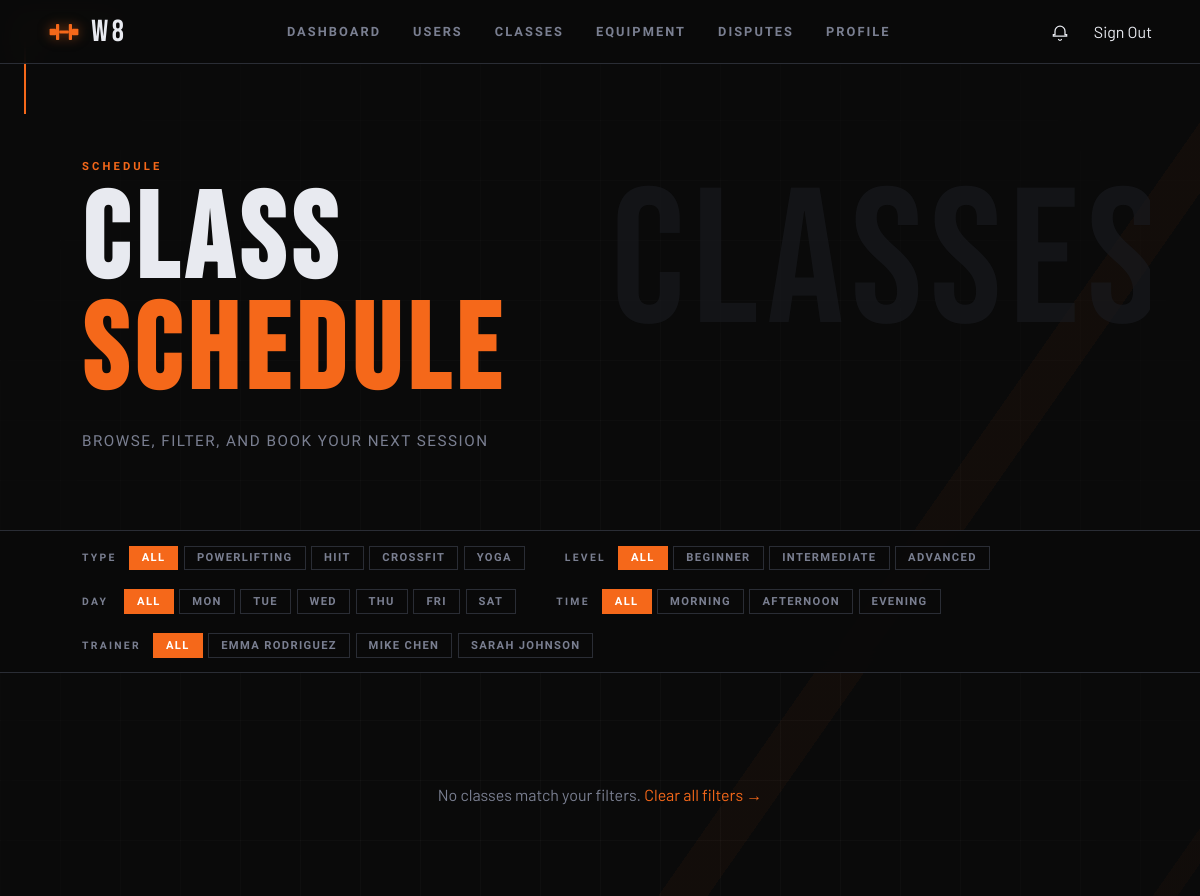
The page /pages/classes.php (signed in, upper part) on the database as committed earlier.
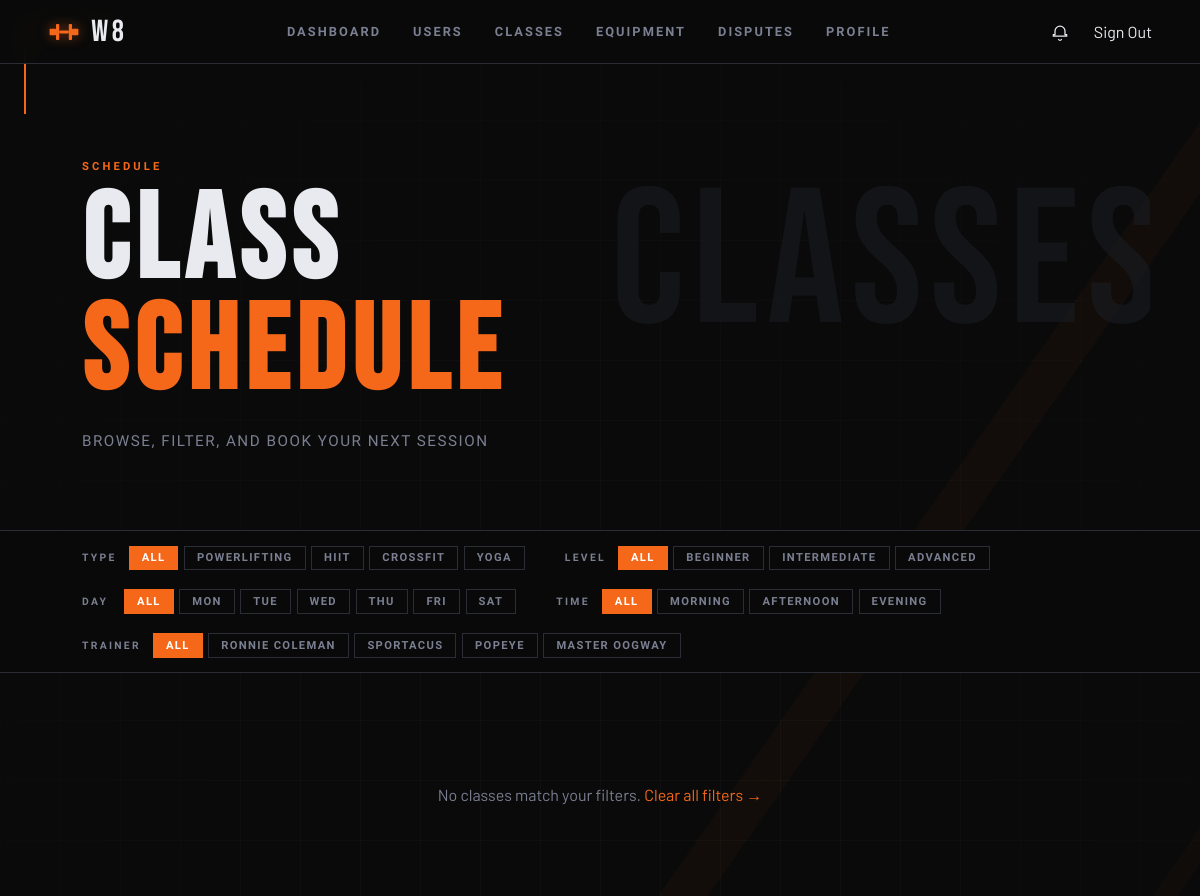
The same page on the database as committed later.
### tables this page shows
CREATE TABLE users (
  id             INTEGER PRIMARY KEY AUTOINCREMENT,
  username       TEXT    NOT NULL UNIQUE,
  email          TEXT    NOT NULL UNIQUE,
  password_hash  TEXT    NOT NULL,
  first_name     TEXT    NOT NULL,
  last_name      TEXT    NOT NULL,
  phone          TEXT    DEFAULT NULL,
  date_of_birth  TEXT    DEFAULT NULL,   -- ISO-8601: YYYY-MM-DD
  photo_path     TEXT    DEFAULT NULL,   -- stored relative path
  role           TEXT    NOT NULL DEFAULT 'member'
                         CHECK (role IN ('member','trainer','admin')),
  is_active      INTEGER NOT NULL DEFAULT 1,
  created_at     TEXT    NOT NULL DEFAULT (datetime('now')),
  updated_at     TEXT    NOT NULL DEFAULT (datetime('now'))
  -- NOTE: update updated_at via UPDATE trigger or in application code
);

### database/seed_demo.php (called while the page is built, shortened)
<?php
function ensure_demo_weekly_schedule(PDO $db): void {
    $trainers = [
        'ronniec'  => ['email' => 'ronnie@w8gym.com',     'first' => 'Ronnie',   'last' => 'Coleman', 'phone' => '555-1001', 'photo' => 'images/ronnie.jpg',    'specialty' => 'strength',  'bio' => '8 time Mr. Olympia, now focused on strength training.',               'certs' => 'Strength coaching, powerlifting technique, contest prep', 'years' => 8],
        'sportacus'=> ['email' => 'sportacus@w8gym.com',  'first' => 'Sportacus','last' => '',        'phone' => '555-1002', 'photo' => 'images/sportacus.jpg', 'specialty' => 'cardio',    'bio' => 'Aerobics world champion focused on performance and conditioning.',    'certs' => 'HIIT coaching, mobility, athletic conditioning',          'years' => 10],
        'popeye'   => ['email' => 'popeye@w8gym.com',     'first' => 'Popeye',   'last' => '',        'phone' => '555-1003', 'photo' => 'images/popeye.jpg',    'specialty' => 'crossfit',  'bio' => 'Specialist in movement quality and injury prevention.',               'certs' => 'CrossFit L2, Olympic lifting, movement screening',        'years' => 6],
        'oogway'   => ['email' => 'oogway@w8gym.com',     'first' => 'Master',   'last' => 'Oogway',  'phone' => '555-1004', 'photo' => 'images/oogway.jpg',    'specialty' => 'yoga',      'bio' => 'Yoga instructor focused on recovery, breathwork and relaxation.',     'certs' => 'RYT-200, recovery coaching, breathwork',                  'years' => 12],
    ];
}

### pages/classes.php (the view, shortened to what the changed rows need)
<?php
$db    = get_db();
require_once __DIR__ . '/../database/seed_demo.php';
function selected_values(string $param, array $allowed): array {
    $raw = $_GET[$param] ?? '';
    if (is_array($raw)) {
        $parts = $raw;
    } else {
        $parts = explode(',', (string)$raw);
    }
    $values = [];
    foreach ($parts as $value) {
        $value = trim((string)$value);
    }
    return array_values(array_unique($values));
}
function selected_int_values(string $param, array $allowed): array {
    $raw = $_GET[$param] ?? '';
    if (is_array($raw)) {
        $parts = $raw;
    } else {
        $parts = explode(',', (string)$raw);
    }
    $values = [];
    foreach ($parts as $value) {
        $value = (int)$value;
    }
    return array_values(array_unique($values));
}
function add_in_filter(array &$where, array &$params, string $column, array $values): void {
    if (!$values) return;
}
$valid_types = ['powerlifting', 'hiit', 'crossfit', 'yoga'];
$valid_levels = ['beginner', 'intermediate', 'advanced'];
$filter_types = selected_values('type', $valid_types);
$filter_levels = selected_values('level', $valid_levels);
$trainers = $db->query(
    'SELECT u.id, u.first_name, u.last_name FROM users u
     JOIN classes c ON c.trainer_id = u.id
     WHERE u.role = "trainer" AND u.is_active = 1 AND c.is_active = 1
     GROUP BY u.id
     ORDER BY CASE u.username
                WHEN "ronniec" THEN 1
                WHEN "sportacus" THEN 2
                WHEN "popeye" THEN 3
                WHEN "oogway" THEN 4
                ELSE 5
              END,
              u.first_name'
)->fetchAll();
$valid_trainer_ids = array_map(static fn($t) => (int)$t['id'], $trainers);
$filter_trainers = selected_int_values('trainer', $valid_trainer_ids);
$week_start_ts = strtotime('monday next week');
$week_end_ts = strtotime('+7 days', $week_start_ts);
$week_start = date('Y-m-d 00:00:00', $week_start_ts);
$week_end = date('Y-m-d 00:00:00', $week_end_ts);
$where  = ['cs.scheduled_at >= ?', 'cs.scheduled_at < ?', 'cs.status = "scheduled"', 'c.is_active = 1'];
$params = [$week_start, $week_end];
add_in_filter($where, $params, 'c.type', $filter_types);
add_in_filter($where, $params, 'c.level', $filter_levels);
add_in_filter($where, $params, 'c.trainer_id', $filter_trainers);
function is_active_filter(string $param, string $value): string {
    $allowed = [
        'type' => ['powerlifting', 'hiit', 'crossfit', 'yoga'],
        'level' => ['beginner', 'intermediate', 'advanced'],
        'day' => ['mon', 'tue', 'wed', 'thu', 'fri', 'sat'],
        'time' => ['morning', 'afternoon', 'evening'],
    ];
    $selected = selected_values($param, $allowed[$param] ?? []);
    return ($value === 'all' ? empty($selected) : in_array($value, $selected, true)) ? 'chip--active' : '';
}
function is_active_trainer_filter(int $trainer_id): string {
    global $valid_trainer_ids;
    $selected = selected_int_values('trainer', $valid_trainer_ids);
    return in_array($trainer_id, $selected, true) ? 'chip--active' : '';
}
function filter_url(array $overrides): string {
    $params = array_merge($_GET, $overrides);
    foreach ($params as $k => $v) {
        if ($v === 'all' || $v === '' || $v === '0' || $v === 0) unset($params[$k]);
    }
    return 'classes.php' . ($params ? '?' . http_build_query($params) : '');
}
function toggle_filter_url(string $param, string $value): string {
    $allowed = [
        'type' => ['powerlifting', 'hiit', 'crossfit', 'yoga'],
        'level' => ['beginner', 'intermediate', 'advanced'],
        'day' => ['mon', 'tue', 'wed', 'thu', 'fri', 'sat'],
        'time' => ['morning', 'afternoon', 'evening'],
    ];
    $selected = selected_values($param, $allowed[$param] ?? []);
    if (in_array($value, $selected, true)) {
        $selected = array_values(array_diff($selected, [$value]));
    } else {
        $selected[] = $value;
    }
    return filter_url([$param => $selected ? implode(',', $selected) : 'all']);
}
function toggle_trainer_url(int $trainer_id): string {
    global $valid_trainer_ids;
    $selected = selected_int_values('trainer', $valid_trainer_ids);
    if (in_array($trainer_id, $selected, true)) {
        $selected = array_values(array_diff($selected, [$trainer_id]));
    } else {
        $selected[] = $trainer_id;
    }
    return filter_url(['trainer' => $selected ? implode(',', $selected) : 0]);
}
?>
<!DOCTYPE html>
<html lang="en">
<head>
  <link rel="stylesheet" href="../css/base.css">
  <link rel="stylesheet" href="../css/components.css">
  <link rel="stylesheet" href="../css/classes.css">
</head>
<body>
  <main>
    <header class="page-header">
      <div class="page-header__inner">
        <h1 class="page-header__title">Class<br><span>Schedule</span></h1>
      </div>
    </header>
    <section class="filters-bar">
      <div class="filters-bar__inner">
        <div class="filter-group">
          <div class="filter-chips">
            <a href="<?= filter_url(['day'=>'all']) ?>" class="chip <?= is_active_filter('day','all') ?>">All</a>
            <?php foreach (['mon'=>'Mon','tue'=>'Tue','wed'=>'Wed','thu'=>'Thu','fri'=>'Fri','sat'=>'Sat'] as $k=>$v): ?>
            <a href="<?= toggle_filter_url('day',$k) ?>" class="chip <?= is_active_filter('day',$k) ?>"><?= $v ?></a>
            <?php endforeach; ?>
          </div>
        </div>
        <?php if ($trainers): ?>
        <div class="filter-group">
          <div class="filter-chips">
            <a href="<?= filter_url(['trainer'=>0]) ?>" class="chip <?= empty($filter_trainers) ? 'chip--active' : '' ?>">All</a>
            <?php foreach ($trainers as $t): ?>
            <a href="<?= toggle_trainer_url((int)$t['id']) ?>" class="chip <?= is_active_trainer_filter((int)$t['id']) ?>">
              <?= htmlspecialchars(trim($t['first_name'] . ' ' . $t['last_name']), ENT_QUOTES, 'UTF-8') ?>
            </a>
            <?php endforeach; ?>
          </div>
        </div>
        <?php endif; ?>
      </div>
    </section>
  </main>
</body>
</html>

Rows that differ between the two databases and show on the page:
removed users: first_name+last_name "EMMA RODRIGUEZ"
removed users: first_name+last_name "MIKE CHEN"
removed users: first_name+last_name "SARAH JOHNSON"
added users: first_name+last_name "RONNIE COLEMAN"
added users: first_name "SPORTACUS"
now on this page (row edited): users: first_name "POPEYE"
added users: first_name+last_name "MASTER OOGWAY"
